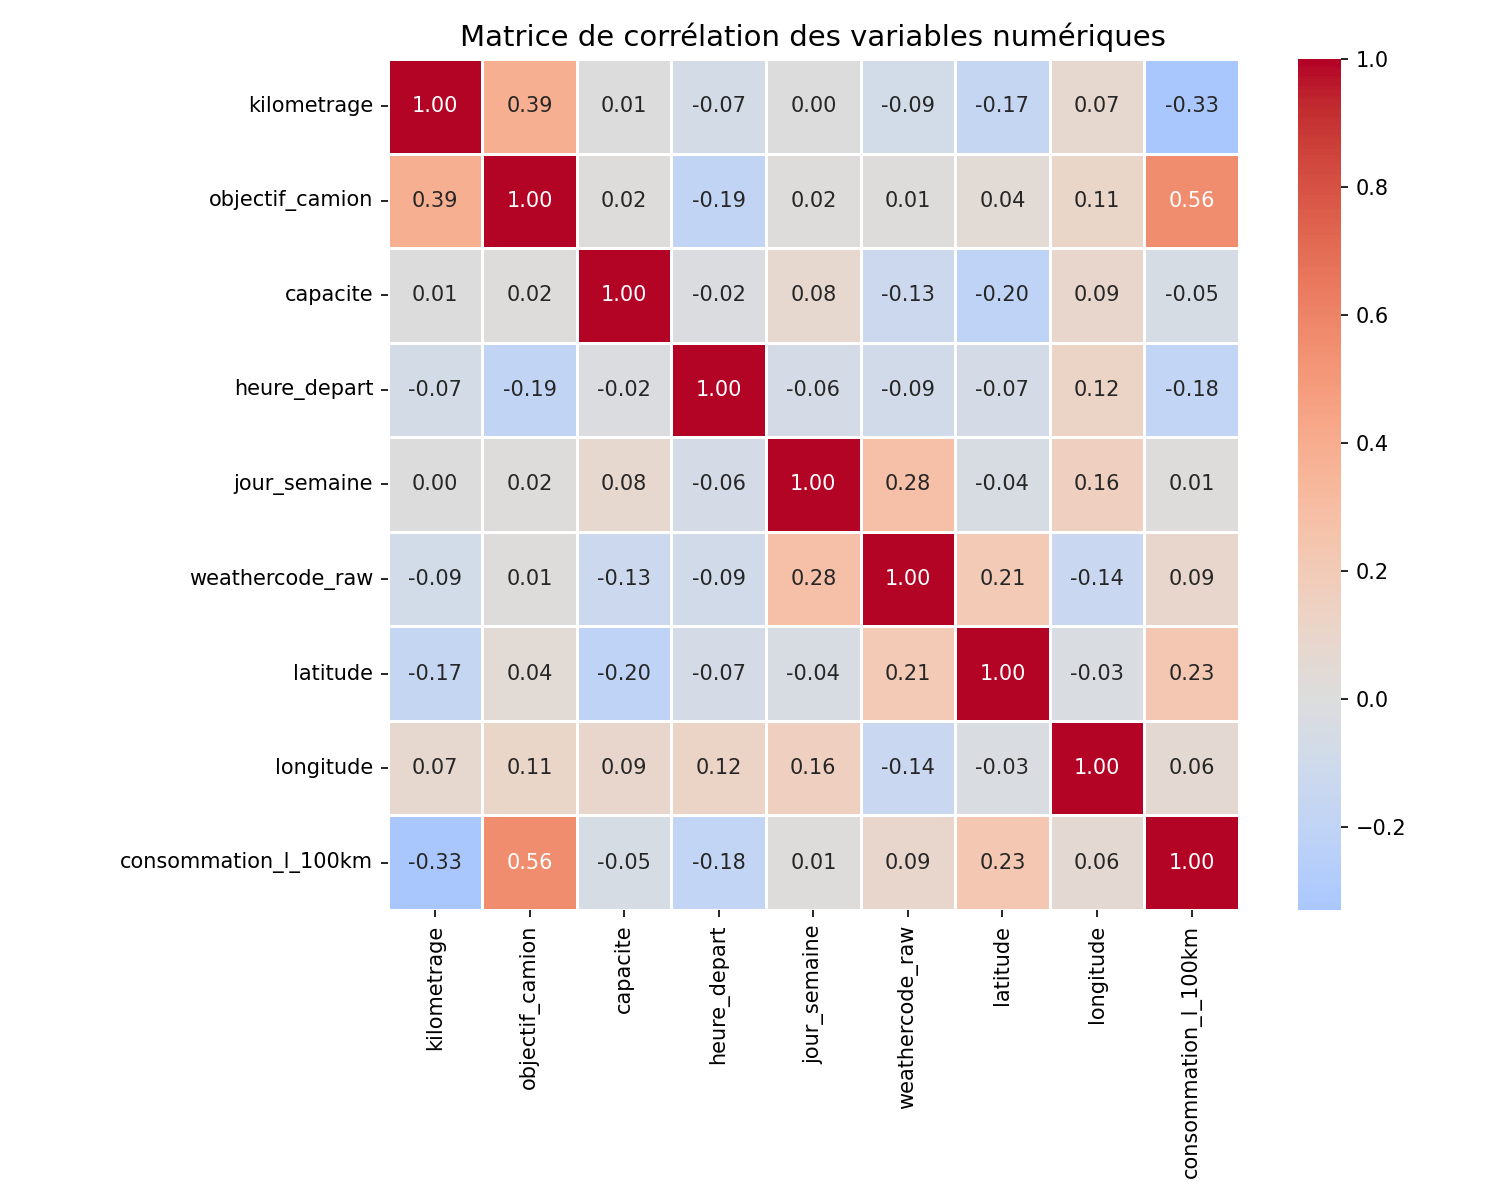

Reproduce this figure in Python.
import pandas as pd
import numpy as np
import matplotlib.pyplot as plt
import seaborn as sns

df = pd.read_csv('data1.csv', sep=';')

# Conversion numérique
numeric_cols = [
    'kilometrage', 'objectif_camion', 'capacite',
    'heure_depart', 'jour_semaine', 'weathercode_raw',
    'latitude', 'longitude', 'quantite_station', 'quantite_gps'
]
for col in numeric_cols:
    df[col] = pd.to_numeric(df[col], errors='coerce')

df['consommation_l_100km'] = (df['quantite_station'] / df['kilometrage']) * 100
df = df[(df['consommation_l_100km'] >= 5) & (df['consommation_l_100km'] <= 60)]
df = df[df['kilometrage'] > 0]

# Matrice de corrélation
corr_cols = [
    'kilometrage', 'objectif_camion', 'capacite',
    'heure_depart', 'jour_semaine', 'weathercode_raw',
    'latitude', 'longitude', 'consommation_l_100km'
]

corr_matrix = df[corr_cols].corr()

plt.figure(figsize=(10, 8))
sns.heatmap(
    corr_matrix,
    annot=True,
    fmt='.2f',
    cmap='coolwarm',
    center=0,
    square=True,
    linewidths=0.5
)
plt.title('Matrice de corrélation des variables numériques', fontsize=14)
plt.tight_layout()
plt.savefig('matrice_correlation.png', dpi=150)
plt.show()
print("Corrélations avec consommation_l_100km :")
print(corr_matrix['consommation_l_100km'].sort_values(ascending=False))
